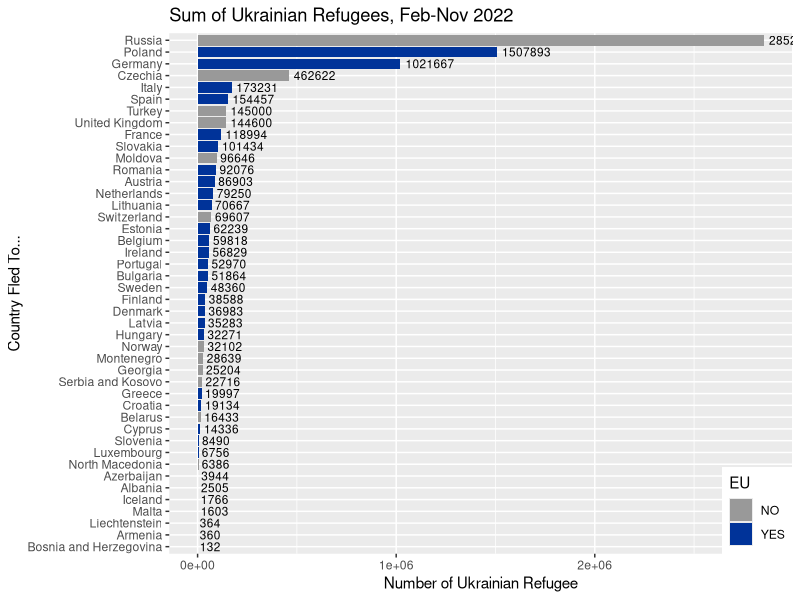

Source code (R):
# Data file not pushed to repo as per instructions   -10
# First, clear memory and the Console  

rm(list=ls(all=TRUE)) 
cat("\014") 

library(here) 
library(tidyverse) 
library (ggplot2)


# Import data into dataframe 
ukraine <- read_csv('Ukrainian_refugees.csv')

names(ukraine)[3] <- 'Number'


eur <- data.frame(Country = c ("Austria", "Belgium", "Bulgaria", "Croatia", "Cyprus", "Denmark", "Estonia", "Finland", "France", "Germany", "Greece", "Hungary", "Ireland", "Italy", "Latvia", "Lithuania", "Luxembourg", "Malta", "Netherlands", "Poland", "Portugal", "Romania", "Slovakia", "Slovenia", "Spain", "Sweden"))
n <-length(ukraine$Country)
for (i in 1:n) {
  if (ukraine$Country[i]%in% eur$Country){
    ukraine$eur[i]<-"YES"}
else {
  ukraine$eur[i]<-"NO"
}
}



final<-ggplot(data=ukraine, aes(x=reorder(Country,Number), y=Number, fill = eur)) +
  geom_col()+coord_flip()+
  geom_text(aes(label = Number), 
            position = position_dodge(width = 0.9),
            size = 3,
            hjust = -0.1) + scale_fill_manual(values=c("#999999","#003399"))+
  labs(x = "Country Fled To...",  
       y = "Number of Ukrainian Refugee", 
       title = "Sum of Ukrainian Refugees, Feb-Nov 2022",
       fill = "EU")+
  theme(legend.justification=c(1,0), legend.position=c(1,0))

final


